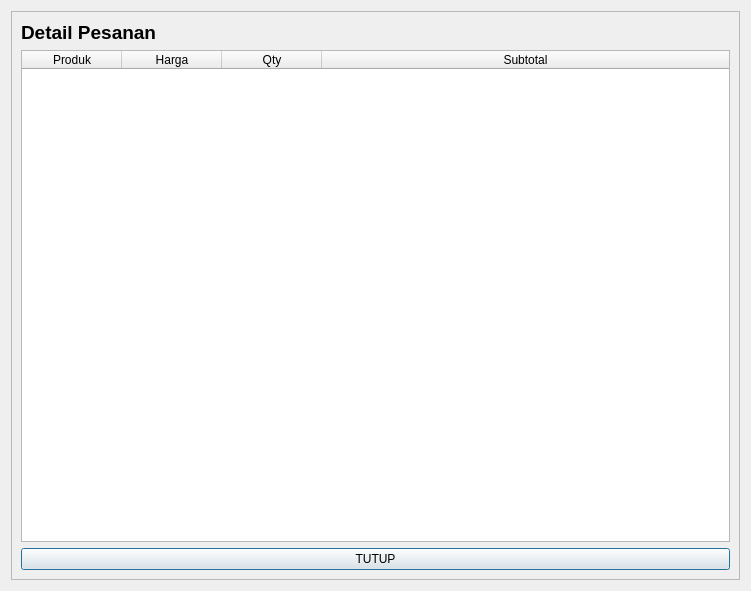
<?xml version="1.0" encoding="UTF-8"?>
<ui version="4.0">
 <class>Dialog</class>
 <widget class="QDialog" name="Dialog">
  <property name="geometry">
   <rect>
    <x>0</x>
    <y>0</y>
    <width>751</width>
    <height>591</height>
   </rect>
  </property>
  <property name="windowTitle">
   <string>Dialog</string>
  </property>
  <layout class="QVBoxLayout" name="verticalLayout">
   <item>
    <widget class="QFrame" name="frame">
     <property name="frameShape">
      <enum>QFrame::Shape::StyledPanel</enum>
     </property>
     <property name="frameShadow">
      <enum>QFrame::Shadow::Raised</enum>
     </property>
     <layout class="QVBoxLayout" name="verticalLayout_2">
      <item>
       <widget class="QLabel" name="lblJudul">
        <property name="font">
         <font>
          <pointsize>14</pointsize>
          <bold>true</bold>
         </font>
        </property>
        <property name="text">
         <string>Detail Pesanan</string>
        </property>
       </widget>
      </item>
      <item>
       <widget class="QTableWidget" name="tableDetailPesanan">
        <property name="editTriggers">
         <set>QAbstractItemView::EditTrigger::NoEditTriggers</set>
        </property>
        <property name="alternatingRowColors">
         <bool>true</bool>
        </property>
        <property name="selectionMode">
         <enum>QAbstractItemView::SelectionMode::SingleSelection</enum>
        </property>
        <property name="selectionBehavior">
         <enum>QAbstractItemView::SelectionBehavior::SelectRows</enum>
        </property>
        <attribute name="horizontalHeaderStretchLastSection">
         <bool>true</bool>
        </attribute>
        <column>
         <property name="text">
          <string>Produk</string>
         </property>
        </column>
        <column>
         <property name="text">
          <string>Harga</string>
         </property>
        </column>
        <column>
         <property name="text">
          <string>Qty</string>
         </property>
        </column>
        <column>
         <property name="text">
          <string>Subtotal</string>
         </property>
        </column>
       </widget>
      </item>
      <item>
       <widget class="QPushButton" name="pushButton">
        <property name="text">
         <string>TUTUP</string>
        </property>
       </widget>
      </item>
     </layout>
    </widget>
   </item>
  </layout>
 </widget>
 <resources/>
 <connections/>
</ui>
